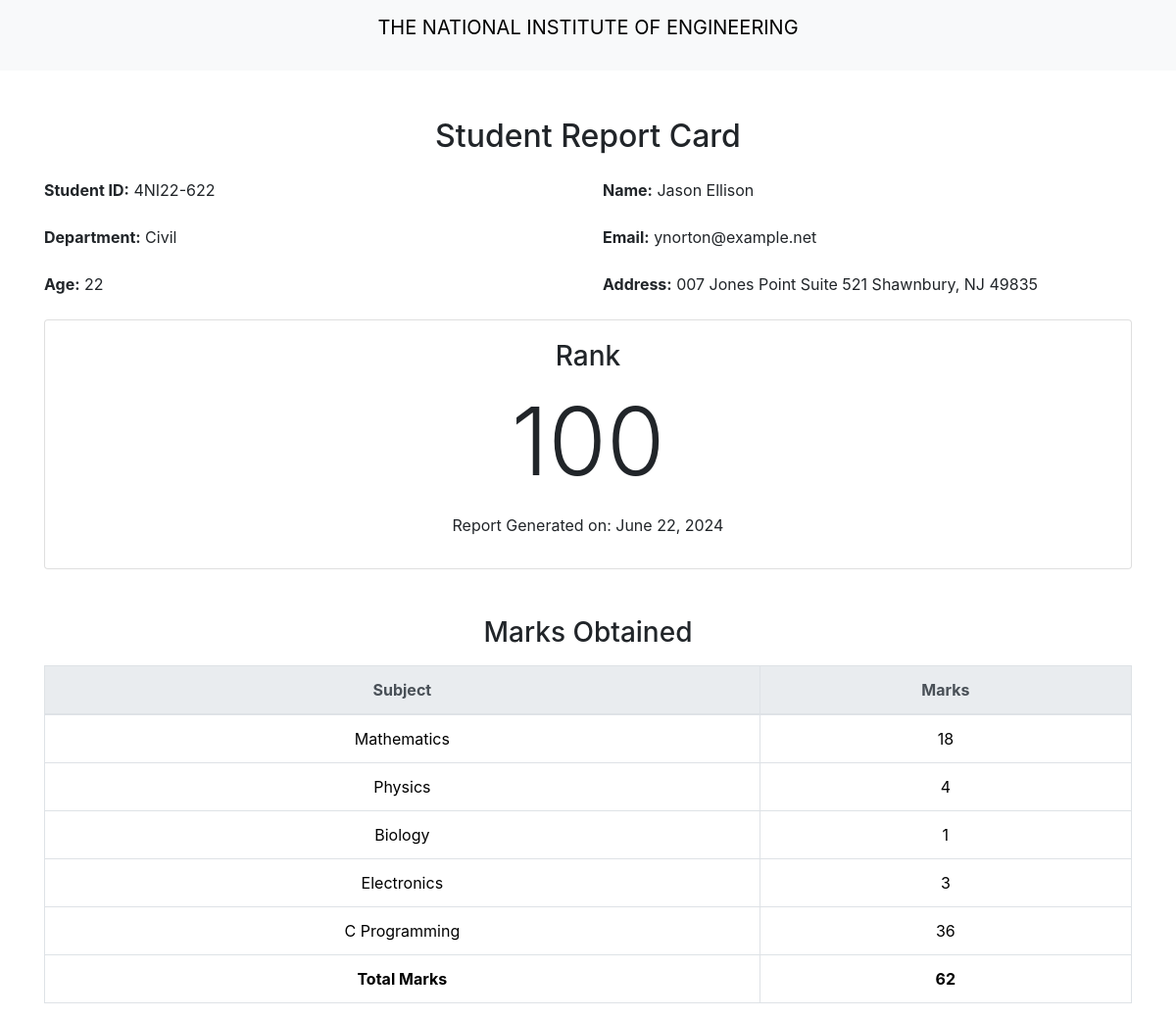
/student-marks/4NI22-622, run on the app's committed database.
### reportcardapp/models.py (models this page shows, shortened)
class SubjectMarks(models.Model):
    student = models.ForeignKey(Student, related_name="student", on_delete=models.CASCADE)
    subject = models.ForeignKey(Subject, related_name="subject", on_delete=models.CASCADE)
    marks = models.IntegerField(default=0)
    class Meta:
        unique_together = ['student', 'subject']

class Student(models.Model):
    student_department = models.ForeignKey(Department, related_name="depart", on_delete=models.CASCADE, null=True, blank=True)
    student_id = models.OneToOneField(StudentID, related_name='studentid', on_delete=models.CASCADE, null=True, blank=True)
    student_name = models.CharField(max_length=100)
    student_email = models.EmailField(unique=True, null=True, blank=True) #should be unique
    student_age = models.IntegerField(default=18)
    student_address = models.TextField(null=True, blank=True)
    class Meta:
        ordering = ['student_department']
        verbose_name = "student"

class StudentID(models.Model):
    student_id = models.CharField(max_length=100)

class Department(models.Model):
    department = models.CharField(max_length=100)
    class Meta:
        ordering = ['department']

class Rank(models.Model):
    student=models.ForeignKey(Student, related_name="studentrank", on_delete=models.CASCADE)
    student_rank=models.IntegerField(default=0)
    date_of_report_generation=models.DateField(auto_now_add=True)
    class Meta:
        unique_together=['student_rank', 'date_of_report_generation']

class Subject(models.Model):
    subject_name = models.CharField(max_length=100)

### reportcardapp/views.py (the view)
# urls.py: path('student-marks/<student_id>', see_marks, name="see_marks")
def see_marks(request, student_id):
    queryset=SubjectMarks.objects.filter(student__student_id__student_id=student_id)
    total_marks=queryset.aggregate(Sum('marks'))
    total_marks=total_marks['marks__sum']#retrieve dict value
    return render(request, 'studentmarks.html', {'queryset':queryset, 'total_marks': total_marks})

### reportcardapp/templates/studentmarks.html
{% extends "base.html" %}
{% block start %}
<div class="container mt-5">
    <h2 class="mb-4 text-center">Student Report Card</h2>
    <div class="row mb-4">
        <div class="col-md-6">
            <strong>Student ID:</strong> {{ queryset.first.student.student_id.student_id }}
        </div>
        <div class="col-md-6">
            <strong>Name:</strong> {{ queryset.first.student.student_name }}
        </div>
    </div>
    <div class="row mb-4">
        <div class="col-md-6">
            <strong>Department:</strong> {{ queryset.first.student.student_department.department }}
        </div>
        <div class="col-md-6">
            <strong>Email:</strong> {{ queryset.first.student.student_email }}
        </div>
    </div>
    <div class="row mb-4">
        <div class="col-md-6">
            <strong>Age:</strong> {{ queryset.first.student.student_age }}
        </div>
        <div class="col-md-6">
            <strong>Address:</strong> {{ queryset.first.student.student_address }}
        </div>
    </div>
    <div class="row mb-4">
        <div class="col-md-12">
            <div class="card text-center">
                <div class="card-body">
                    <h3 class="card-title">Rank</h3>
                    <p class="card-text display-1">{{ queryset.first.student.studentrank.first.student_rank }}</p>
                    <p class="card-title">Report Generated on: {{ queryset.first.student.studentrank.first.date_of_report_generation }}</p>
                </div>
            </div>
        </div>
    </div>
    <h3 class="mt-5 text-center">Marks Obtained</h3>
    <table class="table table-bordered table-hover mt-3">
        <thead class="thead-light">
            <tr>
                <th scope="col">Subject</th>
                <th scope="col">Marks</th>
            </tr>
        </thead>
        <tbody>
            {% for query in queryset %}
            <tr>
                <td>{{ query.subject.subject_name }}</td>
                <td>{{ query.marks }}</td>
            </tr>
            {% empty %}
            <tr>
                <td colspan="2">No marks available.</td>
            </tr>
            {% endfor %}
            <tr>
                <td><strong>Total Marks</strong></td>
                <td><strong>{{ total_marks }}</strong></td>
            </tr>
        </tbody>
    </table>
</div>
{% endblock %}

### reportcardapp/templates/base.html (style rules this page uses)
table, th, td { border: 2px solid; }
th, td { text-align: center; }
table { width: 100%; border-collapse: collapse; }

### data on the page
SubjectMarks: first.student.student_id.student_id "4NI22-622", first.student.student_name "Jason Ellison", first.student.student_department.department "Civil", first.student.student_email "ynorton@example.net", first.student.student_age "22", first.student.student_address "007 Jones Point Suite 521 Shawnbury, NJ 49835", first.student.studentrank.first.student_rank "100", first.student.studentrank.first.date_of_report_generation "June 22, 2024", subject.subject_name "Mathematics", marks "18"
SubjectMarks: subject.subject_name "Physics", marks "4"
SubjectMarks: subject.subject_name "Biology", marks "1"
SubjectMarks: subject.subject_name "Electronics", marks "3"
SubjectMarks: subject.subject_name "C Programming", marks "36"

### other printed values
{{ total_marks }} "62"
